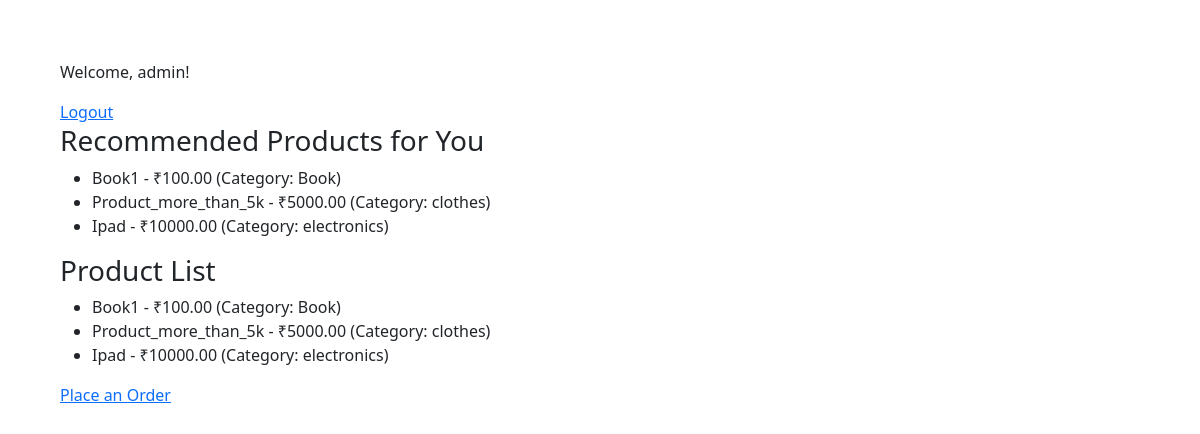
Screenshot of /products/ (signed in) with the database file from the repository.
### storeapp/models.py (models this page shows, shortened)
class Product(models.Model):
    name = models.CharField(max_length=255)
    category = models.CharField(max_length=255)
    price = models.DecimalField(max_digits=10, decimal_places=2)

### storeapp/views.py (the view)
# urls.py: path('products/', views.product_list, name='product_list'),
@login_required
def product_list(request):
    products = Product.objects.all()
    user = request.user
    orders = Order.objects.filter(user=user)
    if orders.exists():
        category_counts = {}
        purchased_product_ids = set()
        for order in orders:
            for item in order.order_items.all():
                cat = item.product.category.lower()
                category_counts[cat] = category_counts.get(cat, 0) + item.quantity
                purchased_product_ids.add(item.product.id)
        if category_counts:
            recommended_category = max(category_counts, key=category_counts.get)
            recommended_products = Product.objects.filter(category__iexact=recommended_category)\
                                                  .exclude(id__in=purchased_product_ids)\
                                                  .order_by('-price')
        if not recommended_products.exists():
            recommended_products = Product.objects.all().order_by('-price')[:3]
    else:
        recommended_products = Product.objects.all().order_by('price')[:5]
    context = {
        'products': products,
        'recommended_products': recommended_products,
    }
    return render(request, 'product_list.html', context)

### storeapp/templates/product_list.html
{% extends "base.html" %}
{% block content %}
<h3>Recommended Products for You</h3>
<ul>
  {% for product in recommended_products %}
    <li>{{ product.name }} - ₹{{ product.price }} (Category: {{ product.category }})</li>
  {% empty %}
    <li>No recommendations available at this time.</li>
  {% endfor %}
</ul>
  <h3>Product List</h3>
  <ul>
    {% for product in products %}
      <li>{{ product.name }} - ₹{{ product.price }} (Category: {{ product.category }})</li>
    {% endfor %}
  </ul>
  <a href="{% url 'create_order' %}">Place an Order</a>
{% endblock %}

### storeapp/templates/base.html (shortened to what this page needs)
<!DOCTYPE html>
<html>
<head>
    <link href="https://cdn.jsdelivr.net/npm/bootstrap@5.3.3/dist/css/bootstrap.min.css" rel="stylesheet">
    <link rel="stylesheet" href="./index.css">
</head>
<body>
    {% if user.is_authenticated %}
      <p>Welcome, {{ user.username }}!</p>
      <a href="#" onclick="document.getElementById('logout-form').submit();">Logout</a>
    {% else %}
      <a href="{% url 'login' %}">Login</a>
    {% endif %}
    {% block content %}{% endblock %}
</body>
</html>

### storeapp/templates/index.css (style rules this page uses)
body { margin: 10px; padding: 50px; }

### rows the page displays
Product: name "Book1", price "100.00", category "Book"
Product: name "Product_more_than_5k", price "5000.00", category "clothes"
Product: name "Ipad", price "10000.00", category "electronics"

### other values shown
{{ user.username }} "admin"
